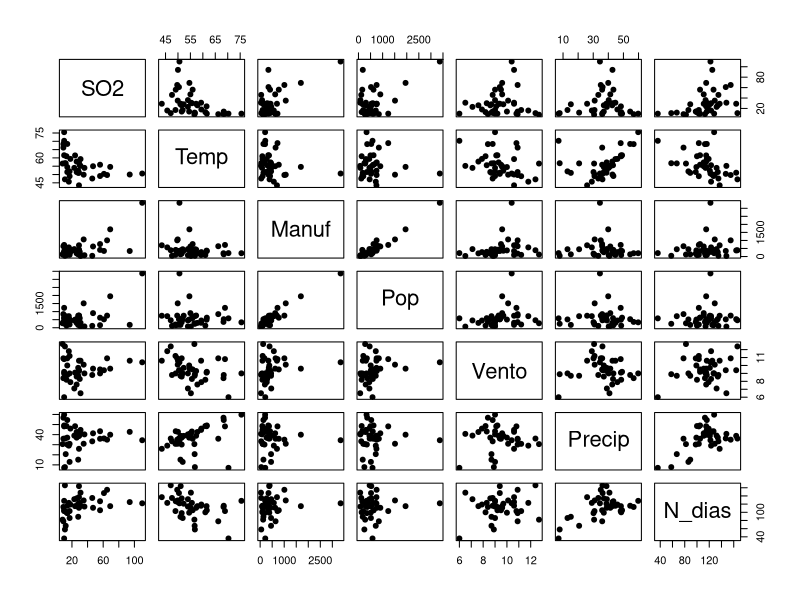

R code for this plot: (Note: this script raises an error after producing the figure.)

# 1) ----------------------------------------------------------------------

#a) Regressão linear múltipla

#b)
BD1 = readr::read_table2("tabela_1.tsv")
BD1 = BD1[,-1]

pairs(BD1, pch = 19)
cor(BD1)[1,]

#c)

cor(BD1[,-1])
#Manufatura e Pop possuem cor > |0.90|, o que é um indício de multicolineariedade

#d)

modelo1 = lm(data = BD1); summary(modelo1)
#Pela comparação do teste individual e geral de significância, não é possível ter conclusão
#De multicoliniearidade

#e)
BD1_aux = BD1[,-1]

modelo_temp = lm(BD1_aux)
modelo_manuf = lm(dplyr::select(BD1_aux, Manuf, dplyr::everything()))
modelo_pop = lm(dplyr::select(BD1_aux, Pop, dplyr::everything()))
modelo_vento = lm(dplyr::select(BD1_aux, Vento, dplyr::everything()))
modelo_precip = lm(dplyr::select(BD1_aux, Precip, dplyr::everything()))
modelo_dias = lm(dplyr::select(BD1_aux, N_dias, dplyr::everything()))

r2_temp = summary(modelo_temp)$r.squared
r2_manuf = summary(modelo_manuf)$r.squared
r2_pop = summary(modelo_pop)$r.squared
r2_vento = summary(modelo_vento)$r.squared
r2_precip = summary(modelo_precip)$r.squared
r2_dias = summary(modelo_dias)$r.squared

vif = function(x){
  1/(1-x)
}

vif_temp = vif(r2_temp)
vif_manuf = vif(r2_manuf)
vif_pop = vif(r2_pop)
vif_vento = vif(r2_vento)
vif_precip = vif(r2_precip)
vif_dias = vif(r2_dias)

#Manuf e Pop apresentam VIF > 10, o que indica existência de multicolineariedade

#f)

#Será retirada a variável Pop pois ela não é muito informativa para o problema

BD1_f = BD1[,-4]

modelo2 = lm(data = BD1_f); summary(modelo2)
modelo3 = lm(data = BD1_f[,-c(4,5,6)]); summary(modelo3)

#Yi_hat = 77.237 -1.048*Xi1 + 0.024304Xi2 
summary(modelo3)$r.squared

# 2) ----------------------------------------------------------------------
#a)
BD2 = read.csv("tabela_2.csv")[,-1]
BD2 = BD2[,-1]

BD2 =  BD2 %>% 
  select(PCB, Idade)

plot(PCB ~ Idade, BD2, pch=19)
#Pelo gráfico parece que há uma violação na hipóteses de homocedasticidade
#quanto maior a idade do peixe maior a varição de PCB
cor(BD2)[2,1]

#b)
modelo1 = lm(BD2); summary(modelo1)
ris = rstandard(modelo1)
plot(ris ~ Idade, BD2, 
     pch = 19, 
     ylim = c(-3, 3))

abline(h=c(-2,0,2), 
       lty = c(2,1,2),
       col = c('red','black','red'))

#Não parece haver uma nuvem de pontos aleatorimaente distrubuidos entre
#o zero

qqnorm(ris, pch = 19); abline(0,1)
#Existe violação de normalidade e heterocedasticidade

#c)
rbruto_squared = resid(modelo1)**2
Idade_2 = BD2$Idade**2
modelo_aux = lm(rbruto_squared ~ BD2$Idade + Idade_2)
nrow(BD2) * summary(modelo_aux)$r.squared
qchisq(0.95, 2)

# Pelo teste de White a um nível de significância de 5% o modelo é heterocedástico

#d)
BD2$PCB = log(BD2$PCB)
modelo2 = lm(BD2); summary(modelo2)
plot(PCB ~ Idade, BD2, pch=19)
ris = rstandard(modelo2)
plot(ris ~ BD2$Idade, 
     pch=19, 
     ylim = c(-3, 3)); abline(h=c(-2,0,2))

rbruto_squared = resid(modelo2)**2
Idade_2 = BD2$Idade**2
modelo_aux = lm(rbruto_squared ~ BD2$Idade + Idade_2)
nrow(BD2) * summary(modelo_aux)$r.squared
qchisq(0.95, 2)

qqnorm(ris, pch = 19); abline(0,1)

#os problemas foram resolvidos

#e)
summary(modelo2)$r.squared / summary(modelo1)$r.squared

#Um aumento de aproximadamente 28% no poder de explicação de modelo

#f)

#Sim dividindo o modelo por 1/x_i

# 3) ----------------------------------------------------------------------
#a)
BD3 = readr::read_table2("tabela_3.tsv") %>% 
  select(nota_2, nota_1)
modelo1 = lm(BD3); summary(modelo1)
plot(BD3, pch = 19)
ris = rstandard(modelo1)
plot(ris ~ BD3$nota_1, pch=19, ylim = c(-3,3)); abline(h = c(-2,0,2))

#b)
resid_squared = resid(modelo1)**2
nota_1_sqd = BD3$nota_1**2
modelo_aux = lm(resid_squared ~ BD3$nota_1 + nota_1_sqd)
# 1 - hipoteses
# h0 homocedastico
# h1 heterocedastico

# 2 - estatistica de teste
# W = N * R2 ~ qchisq_gl
# gl numero de variaveis indepednentes
nrow(BD3) * summary(modelo_aux)$r.squared

# 3 - RC
# w > chisq alpha, glq
qchisq(0.95, 2)
# 4 - tomada de decisão
# Não pertece a RC o modelo é homocedastico

#c)
# Ychap_i = 18,3833 + 0,7743*x_1
# o valor estimado da note na segunda avaliacao do aluno que tirou 0 
# na primeira prova é de 18,3833

# 0,7743 é o valor estimado de acréscimo para a nota na segunda avalição
# para cada ponto na primeira avaliação

# 4) ----------------------------------------------------------------------





















distancia_cook = cooks.distance(modelo1)
plot(distancia_cook, pch=19, ylim=c(0,1))
text(24.8, distancia_cook[24] + 0.04, 24, cex = 0.9)

plot(ris ~ distancia_cook, 
     pch = 19, 
     ylim = c(-3,3), 
     xlim = c(0,1.2))
abline(h = c(-2,2), 
       v = c(0.2), 
       col = c("blue","blue","red","red"))

id = which(distancia_cook>1);id
distancia_cook[id]
text(distancia_cook[id], ris[id], 
     rownames(BD2)[id], 
     pos = 3, 
     cex = 0.8)
plot(ris ~ distancia_cook, 
     pch = 19, 
     ylim = c(-3,3), 
     xlim = c(0,1.2))
abline(h = c(-2,2), 
       v = c(0.2), 
       col = c("blue","blue","red","red"))
id = which(distancia_cook>0.2);id
distancia_cook[id]
text(distancia_cook[id], ris[id],rownames(banco)[id],pos = 3, cex = 0.8)

#
